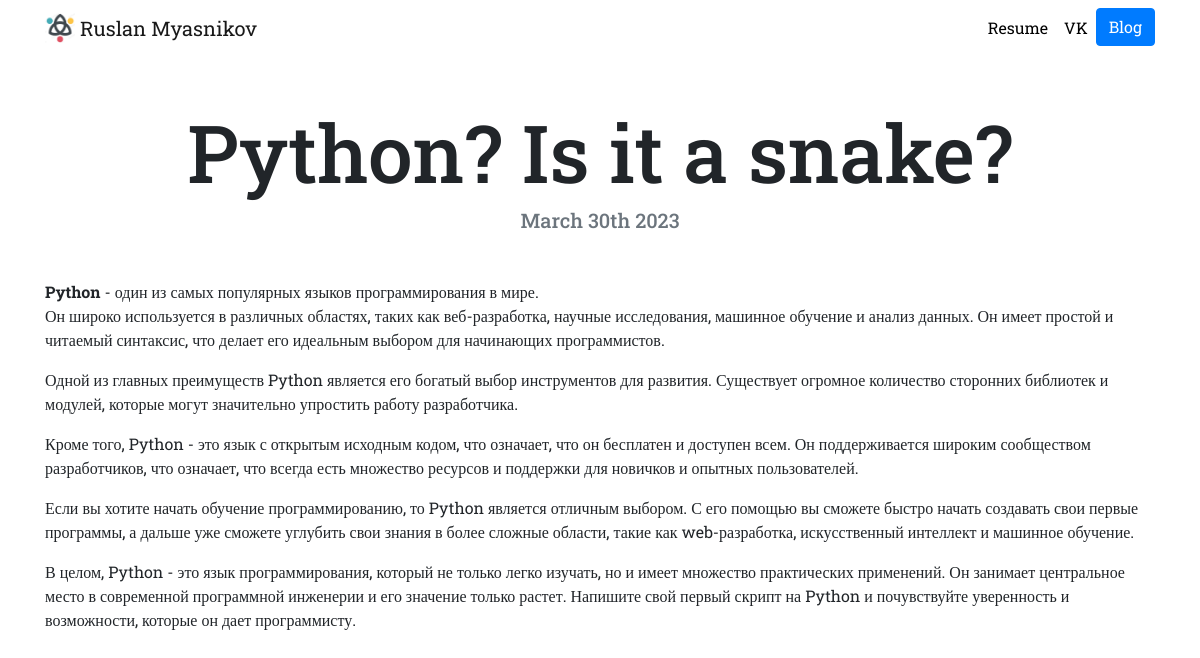
Page /blog/1/ on the committed database.
### blog/models.py (models this page shows, shortened)
class Blog(models.Model):
    title = models.CharField(max_length=200)
    description = models.TextField()
    date = models.DateField()

### blog/views.py (the view)
# urls.py: path('<int:blog_id>/', views.detail, name='detail')
def detail(request, blog_id):
    blog = get_object_or_404(Blog, pk=blog_id)
    return render(request, "blog/detail.html", {'blog': blog})

### blog/templates/blog/detail.html
{% extends "portfolio/base.html" %}
{% load static %}
{% block content %}
<h1 class="text-center mt-5" id="blogdetailtitle">{{ blog.title }}</h1>
<h5 class="text-center text-muted mb-5">{{ blog.date|date:'F jS Y' }}</h5>
{{ blog.description|safe }}
{% endblock %}

### portfolio/static/portfolio/custom.css (style rules this page uses)
body { font-family: 'Roboto Slab', serif; }
@media (min-width: 992px) { #blogdetailtitle { font-size: 5rem; } }

### rows in the picture
Blog: title "Python? Is it a snake?", date "March 30th 2023", description "Python - один из самых популярных языков программирования в мире. Он широко используется в различных областях, таких как веб-разработка, научные исследования, машинное обучение и анализ данных. Он имеет простой и читаемый синтаксис, что делает его идеальным выбором для начинающих программистов. Одной из главных преимуществ Python является его богатый выбор инструментов для развития. Существует огромное количество сторонних библиотек и модулей, которые могут значительно упростить работу разработчика. Кроме того, Python - это язык с открытым исходным кодом, что означает, что он бесплатен и доступен всем. Он поддерживается широким сообществом разработчиков, что означает, что всегда есть…"
